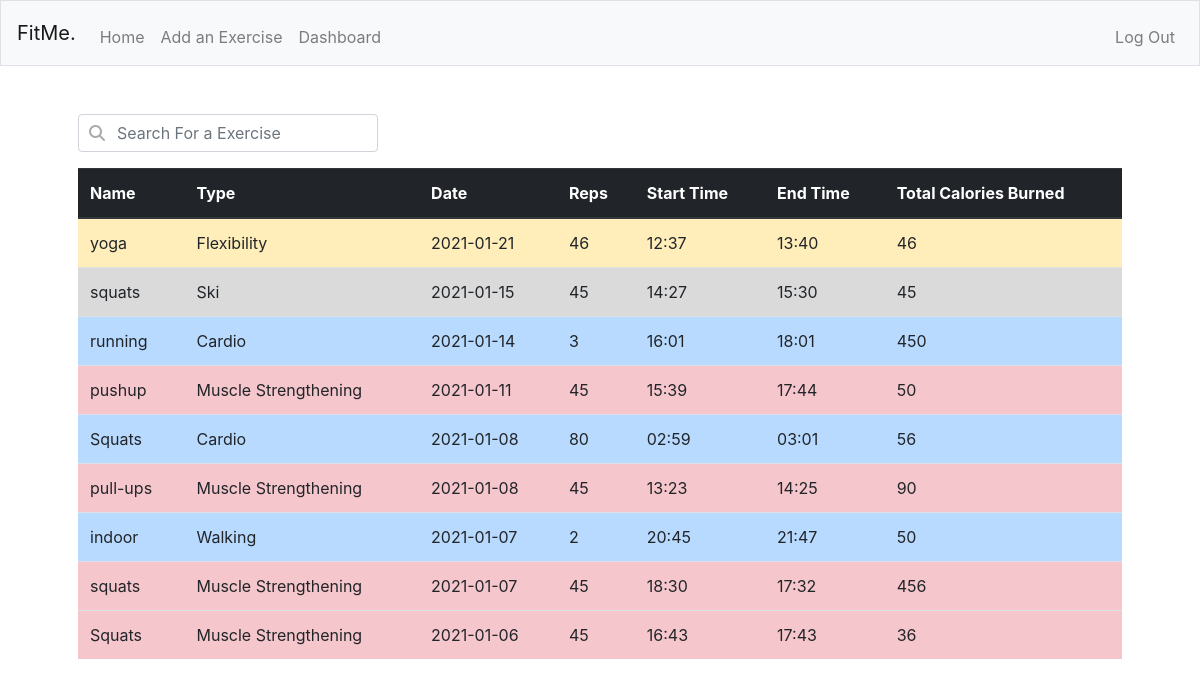
The app's page /dashboard (signed in) with its own data.
### tables this page shows
CREATE TABLE 'recipes' (
            id INTEGER NOT NULL,
            name TEXT NOT NULL,
            type TEXT NOT NULL,
            date DATE NOT NULL,'reps' integer NOT NULL,'starttime' time,'endtime' time, 'totalearned' INTEGER DEFAULT 0, 'totalburned' INTEGER DEFAULT 0);

### application.py (the view, shortened to what this page needs)
@app.route('/dashboard', methods=['GET', 'POST'])
@login_required
def dashboard():
    names=[]
    types=[]
    dates=[]
    reps=[]
    stimes=[]
    etimes=[]
    calories=[]
    colors=[]
    if request.method == "GET":
        rows = db.execute("SELECT * FROM recipes WHERE id=:username ORDER BY date DESC", username=session["user_id"])
        for row in rows:
            names.append(row["name"])
            types.append(row["type"])
            if row["type"] == "Cardio":
                colors.append("table-primary")
            elif row["type"] == "Weight Lifting":
                colors.append("table-success")
            elif row["type"] == "Muscle Strengthening":
                colors.append("table-danger")
            elif row["type"] == "Flexibility":
                colors.append("table-warning")
            elif row["type"] == "Swimming":
                colors.append("table-info")
            elif row["type"] == "Walking":
                colors.append("table-primary")
            elif row["type"] == "Other":
                colors.append("table-dark")
            else:
                colors.append("table-active")
            dates.append(row["date"])
            reps.append(row["reps"])
            stimes.append(row["starttime"])
            etimes.append(row["endtime"])
            calories.append(row["totalburned"])
        length = len(names)
        return render_template ("dashboard.html", names=names, types=types, dates=dates, reps=reps, stimes=stimes, etimes=etimes, length=length, colors=colors, calories=calories)

### application.py (called while the page is built)
@app.after_request
def after_request(response):
    response.headers["Cache-Control"] = "no-cache, no-store, must-revalidate"
    response.headers["Expires"] = 0
    response.headers["Pragma"] = "no-cache"
    return response

### helper.py (called while the page is built)
def login_required(f):
    @wraps(f)
    def decorated_function(*args, **kwargs):
        if session.get("user_id") is None:
            flash("Please login first")
            return redirect("/login")
        return f(*args, **kwargs)
    return decorated_function

### templates/dashboard.html (shortened to what this page needs)
{% extends "layout.html" %}
{% block main%}
  <div class="form-group has-search">
    <form action="/dashboard" method="post">
      <input autocomplete="off" autofocus type="text" name="search" class="form-control" placeholder="Search For a Exercise">
    </form>
  </div>
  <table class="table table-striped">
    <thead class="thead-dark">
      <tr>
        <th scope="col">Name</th>
        <th scope="col">Type</th>
        <th scope="col">Date</th>
        <th scope="col">Reps</th>
        <th scope="col">Start Time</th>
        <th scope="col">End Time</th>
        <th scope="col">Total Calories Burned</th>
      </tr>
    </thead>
    <tbody>
      {% for i in range(length) %}
        <tr class={{colors[i]}}>
          <td>{{names[i]}}</td>
          <td>{{types[i]}}</td>
          <td>{{dates[i]}}</td>
          <td>{{reps[i]}}</td>
          <td>{{stimes[i]}}</td>
          <td>{{etimes[i]}}</td>
          <td>{{calories[i]}}</td>
        </tr>
      {% endfor %}
    </tbody>
  </table>
{% endblock %}

### templates/layout.html (shortened to what this page needs)
<!DOCTYPE html>
<html lang="en">
    <head>
        <link href="https://maxcdn.bootstrapcdn.com/bootstrap/4.1.3/css/bootstrap.min.css" rel="stylesheet">
        <link href="/static/style.css" rel="stylesheet">
    </head>
    <body>
        <nav class="navbar navbar-expand-md navbar-light bg-light border">
        <a class="navbar-brand" href="/">FitMe.</a>
        <div class="collapse navbar-collapse" id="navbar">
            {% if session.user_id %}
                <ul class="navbar-nav mr-auto mt-2">
                    <li class="nav-item"><a class="nav-link" href="/home">Home</a></li>
                    <li class="nav-item"><a class="nav-link" href="/addexercise"> Add an Exercise</a></li>
                    <li class="nav-item"><a class="nav-link" href="/dashboard">Dashboard</a></li>
                </ul>
                <ul class="navbar-nav ml-auto mt-2">
                    <li class="nav-item"><a class="nav-link" href="/logout">Log Out</a></li>
                </ul>
            {% else %}
                <ul class="navbar-nav ml-auto mt-2">
                    <li class="nav-item"><a class="nav-link" href="/register">Register</a></li>
                    <li class="nav-item"><a class="nav-link" href="/login">Log In</a></li>
                </ul>
            {% endif %}
        </div>
        </nav>
        <div class="container p-5">
            {% block main %}
            {% endblock %}
        </div>
    </body>
</html>

### static/style.css (style rules this page uses)
.has-search .form-control { padding-left: 2.375rem; }
.form-control { display: inline-block; width: auto; }

### records on screen
recipes: name "yoga", type "Flexibility", date "2021-01-21", starttime "12:37", endtime "13:40"
recipes: name "squats", type "Ski", date "2021-01-15", starttime "14:27", endtime "15:30"
recipes: name "running", type "Cardio", date "2021-01-14", starttime "16:01", endtime "18:01", totalburned "450"
recipes: name "pushup", type "Muscle Strengthening", date "2021-01-11", starttime "15:39", endtime "17:44"
recipes: name "Squats", type "Cardio", date "2021-01-08", starttime "02:59", endtime "03:01"
recipes: name "pull-ups", type "Muscle Strengthening", date "2021-01-08", starttime "13:23", endtime "14:25"
recipes: name "indoor", type "Walking", date "2021-01-07", starttime "20:45", endtime "21:47"
recipes: name "squats", type "Muscle Strengthening", date "2021-01-07", starttime "18:30", endtime "17:32", totalburned "456"
recipes: name "Squats", type "Muscle Strengthening", date "2021-01-06", starttime "16:43", endtime "17:43"

### other values on screen
{{ reps[i] }} "46" "45" "3" "45" "80" "45" "2" "45" "45"
{{ calories[i] }} "46" "45" "50" "56" "90" "50" "36"
